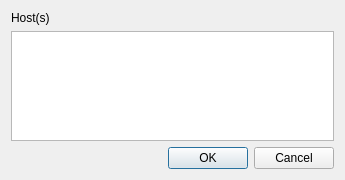
<?xml version="1.0" encoding="UTF-8"?>
<ui version="4.0">
 <class>SSHHostDialogClass</class>
 <widget class="QDialog" name="SSHHostDialogClass">
  <property name="geometry">
   <rect>
    <x>0</x>
    <y>0</y>
    <width>345</width>
    <height>180</height>
   </rect>
  </property>
  <property name="sizePolicy">
   <sizepolicy hsizetype="Fixed" vsizetype="Preferred">
    <horstretch>0</horstretch>
    <verstretch>0</verstretch>
   </sizepolicy>
  </property>
  <property name="minimumSize">
   <size>
    <width>345</width>
    <height>90</height>
   </size>
  </property>
  <property name="maximumSize">
   <size>
    <width>16777215</width>
    <height>180</height>
   </size>
  </property>
  <property name="windowTitle">
   <string>Configure Host</string>
  </property>
  <layout class="QGridLayout" name="gridLayout">
   <item row="0" column="0">
    <layout class="QVBoxLayout" name="verticalLayout">
     <property name="spacing">
      <number>6</number>
     </property>
     <item>
      <widget class="QLabel" name="textLabel1">
       <property name="sizePolicy">
        <sizepolicy hsizetype="Maximum" vsizetype="Preferred">
         <horstretch>0</horstretch>
         <verstretch>0</verstretch>
        </sizepolicy>
       </property>
       <property name="text">
        <string>Host(s)</string>
       </property>
      </widget>
     </item>
     <item>
      <widget class="QPlainTextEdit" name="editSSHHost">
       <property name="tabChangesFocus">
        <bool>true</bool>
       </property>
       <property name="lineWrapMode">
        <enum>QPlainTextEdit::NoWrap</enum>
       </property>
       <property name="plainText">
        <string/>
       </property>
      </widget>
     </item>
    </layout>
   </item>
   <item row="1" column="0">
    <widget class="QDialogButtonBox" name="buttonBox">
     <property name="orientation">
      <enum>Qt::Horizontal</enum>
     </property>
     <property name="standardButtons">
      <set>QDialogButtonBox::Cancel|QDialogButtonBox::Ok</set>
     </property>
    </widget>
   </item>
  </layout>
  <widget class="QLabel" name="label_2">
   <property name="geometry">
    <rect>
     <x>10</x>
     <y>10</y>
     <width>191</width>
     <height>16</height>
    </rect>
   </property>
   <property name="text">
    <string/>
   </property>
  </widget>
 </widget>
 <layoutdefault spacing="6" margin="11"/>
 <tabstops>
  <tabstop>editSSHHost</tabstop>
  <tabstop>buttonBox</tabstop>
 </tabstops>
 <resources>
  <include location="res/resource.qrc"/>
 </resources>
 <connections/>
</ui>
